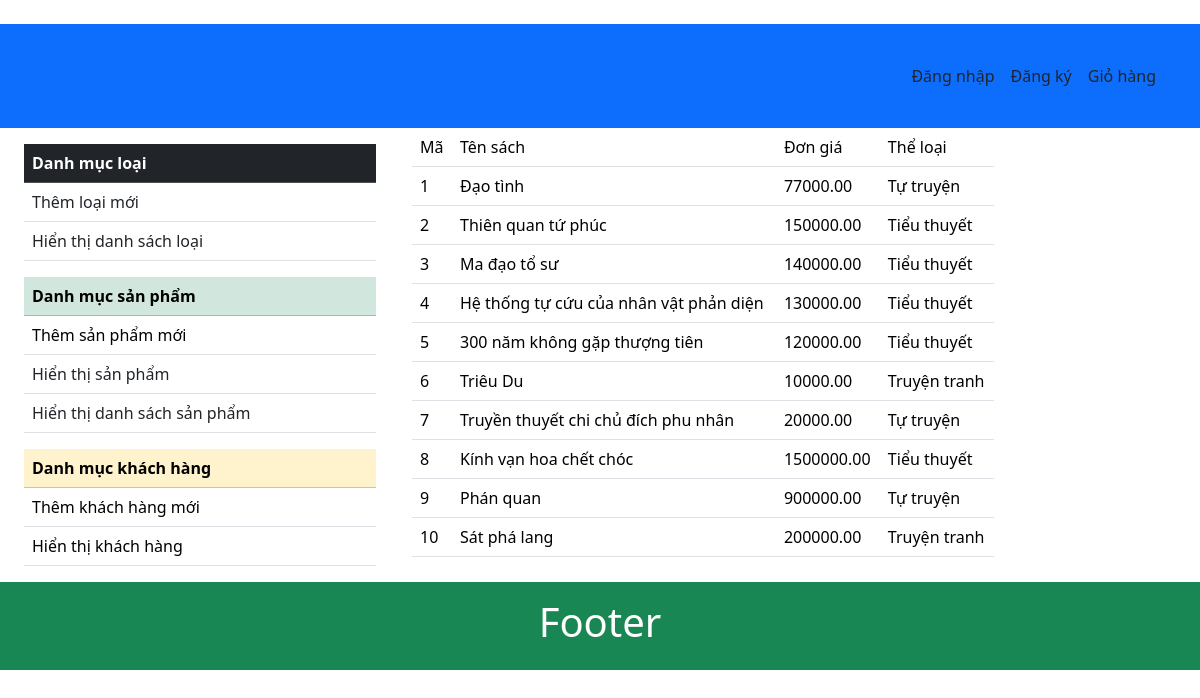
The page /TrangChu/hienthisp on the database its author committed.
### home/models.py (models this page shows)
class SanPham(models.Model):
    TenSP = models.CharField(max_length=100)
    DonGia = models.DecimalField(max_digits=10, decimal_places=2)
    HinhAnh = models.ImageField(upload_to='', blank=True, null=True)
    MoTa = models.CharField(max_length=500)
    ML_id = models.ForeignKey('Loai', on_delete=models.CASCADE)

class Loai(models.Model):
	TenLoai = models.CharField(max_length=100)

### home/views.py (the view)
# urls.py: path('hienthisp', views.list2, name='hienthisp'),
def list2(request):
	data = {
		'DM_SP': SanPham.objects.all(),
	}
	return render(request, 'page/HienThiSP.html', data)

### home/templates/page/HienThiSP.html (shortened to what this page needs)
﻿<!DOCTYPE html>
<html lang="en" xmlns="http://www.w3.org/1999/xhtml">
<head>
    {% extends "pages/layout.html" %}
    {%block content%}
    <table class="table w-75">
        <thead class="thead-dark bg-dark">
            <tr>
                <td>Mã</td>
                <td>Tên sách</td>
                <td>Đơn giá</td>
                <td>Thể loại</td>
            </tr>
        </thead>
        {% for tl in DM_SP %}
        <tr>
            <td>{{tl.id}}</td>
            <td>{{tl.TenSP}}</td>
            <td>{{tl.DonGia}}</td>
            <td>{{tl.ML_id.TenLoai}}</td>
        </tr>
        {% endfor %}
    </table>
    {% endblock %}

### rows shown on the page
SanPham: id "1", TenSP "Đạo tình", DonGia "77000.00", ML_id.TenLoai "Tự truyện"
SanPham: id "2", TenSP "Thiên quan tứ phúc", DonGia "150000.00", ML_id.TenLoai "Tiểu thuyết"
SanPham: id "3", TenSP "Ma đạo tổ sư", DonGia "140000.00", ML_id.TenLoai "Tiểu thuyết"
SanPham: id "4", TenSP "Hệ thống tự cứu của nhân vật phản diện", DonGia "130000.00", ML_id.TenLoai "Tiểu thuyết"
SanPham: id "5", TenSP "300 năm không gặp thượng tiên", DonGia "120000.00", ML_id.TenLoai "Tiểu thuyết"
SanPham: id "6", TenSP "Triêu Du", DonGia "10000.00", ML_id.TenLoai "Truyện tranh"
SanPham: id "7", TenSP "Truyền thuyết chi chủ đích phu nhân", DonGia "20000.00", ML_id.TenLoai "Tự truyện"
SanPham: id "8", TenSP "Kính vạn hoa chết chóc", DonGia "1500000.00", ML_id.TenLoai "Tiểu thuyết"
SanPham: id "9", TenSP "Phán quan", DonGia "900000.00", ML_id.TenLoai "Tự truyện"
SanPham: id "10", TenSP "Sát phá lang", DonGia "200000.00", ML_id.TenLoai "Truyện tranh"
